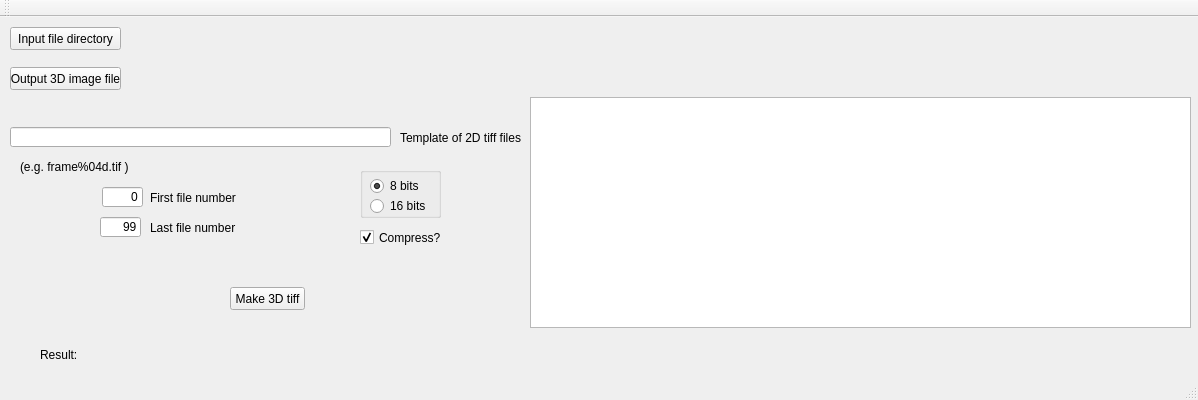
<?xml version="1.0" encoding="UTF-8"?>
<ui version="4.0">
 <class>MainWindow</class>
 <widget class="QMainWindow" name="MainWindow">
  <property name="geometry">
   <rect>
    <x>0</x>
    <y>0</y>
    <width>1198</width>
    <height>400</height>
   </rect>
  </property>
  <property name="windowTitle">
   <string>Making 3D tiff file</string>
  </property>
  <widget class="QWidget" name="centralWidget">
   <widget class="QPushButton" name="pushButtonDirectory">
    <property name="geometry">
     <rect>
      <x>10</x>
      <y>10</y>
      <width>111</width>
      <height>23</height>
     </rect>
    </property>
    <property name="text">
     <string>Input file directory</string>
    </property>
   </widget>
   <widget class="QLabel" name="labelDirectory">
    <property name="geometry">
     <rect>
      <x>130</x>
      <y>10</y>
      <width>1061</width>
      <height>21</height>
     </rect>
    </property>
    <property name="text">
     <string/>
    </property>
   </widget>
   <widget class="QLabel" name="label">
    <property name="geometry">
     <rect>
      <x>40</x>
      <y>330</y>
      <width>41</width>
      <height>16</height>
     </rect>
    </property>
    <property name="text">
     <string>Result:</string>
    </property>
   </widget>
   <widget class="QLabel" name="labelResult">
    <property name="geometry">
     <rect>
      <x>80</x>
      <y>330</y>
      <width>1111</width>
      <height>16</height>
     </rect>
    </property>
    <property name="text">
     <string/>
    </property>
   </widget>
   <widget class="QTextEdit" name="textEdit">
    <property name="geometry">
     <rect>
      <x>530</x>
      <y>80</y>
      <width>661</width>
      <height>231</height>
     </rect>
    </property>
   </widget>
   <widget class="QPushButton" name="pushButtonOutputFile">
    <property name="geometry">
     <rect>
      <x>10</x>
      <y>50</y>
      <width>111</width>
      <height>23</height>
     </rect>
    </property>
    <property name="text">
     <string>Output 3D image file</string>
    </property>
   </widget>
   <widget class="QLabel" name="labelOutputFile">
    <property name="geometry">
     <rect>
      <x>130</x>
      <y>50</y>
      <width>1061</width>
      <height>21</height>
     </rect>
    </property>
    <property name="text">
     <string/>
    </property>
   </widget>
   <widget class="QCheckBox" name="checkBoxCompress">
    <property name="geometry">
     <rect>
      <x>360</x>
      <y>210</y>
      <width>91</width>
      <height>21</height>
     </rect>
    </property>
    <property name="text">
     <string>Compress?</string>
    </property>
    <property name="checked">
     <bool>true</bool>
    </property>
   </widget>
   <widget class="QPushButton" name="pushButtonMake3D">
    <property name="geometry">
     <rect>
      <x>230</x>
      <y>270</y>
      <width>75</width>
      <height>23</height>
     </rect>
    </property>
    <property name="text">
     <string>Make 3D tiff</string>
    </property>
   </widget>
   <widget class="QLineEdit" name="lineEditTemplate">
    <property name="geometry">
     <rect>
      <x>10</x>
      <y>110</y>
      <width>381</width>
      <height>20</height>
     </rect>
    </property>
    <property name="inputMask">
     <string/>
    </property>
   </widget>
   <widget class="QLabel" name="label_template">
    <property name="geometry">
     <rect>
      <x>400</x>
      <y>110</y>
      <width>121</width>
      <height>21</height>
     </rect>
    </property>
    <property name="text">
     <string>Template of 2D tiff files</string>
    </property>
   </widget>
   <widget class="QLabel" name="label_info">
    <property name="geometry">
     <rect>
      <x>20</x>
      <y>140</y>
      <width>111</width>
      <height>20</height>
     </rect>
    </property>
    <property name="text">
     <string>(e.g. frame%04d.tif )</string>
    </property>
   </widget>
   <widget class="QLineEdit" name="lineEdit_firstnum">
    <property name="geometry">
     <rect>
      <x>102</x>
      <y>170</y>
      <width>41</width>
      <height>20</height>
     </rect>
    </property>
    <property name="inputMask">
     <string/>
    </property>
    <property name="text">
     <string>0</string>
    </property>
    <property name="alignment">
     <set>Qt::AlignRight|Qt::AlignTrailing|Qt::AlignVCenter</set>
    </property>
   </widget>
   <widget class="QLineEdit" name="lineEdit_lastnum">
    <property name="geometry">
     <rect>
      <x>100</x>
      <y>200</y>
      <width>41</width>
      <height>20</height>
     </rect>
    </property>
    <property name="inputMask">
     <string/>
    </property>
    <property name="text">
     <string>99</string>
    </property>
    <property name="alignment">
     <set>Qt::AlignRight|Qt::AlignTrailing|Qt::AlignVCenter</set>
    </property>
   </widget>
   <widget class="QLabel" name="label_firstnum">
    <property name="geometry">
     <rect>
      <x>150</x>
      <y>170</y>
      <width>91</width>
      <height>21</height>
     </rect>
    </property>
    <property name="text">
     <string>First file number</string>
    </property>
   </widget>
   <widget class="QLabel" name="label_lastnum">
    <property name="geometry">
     <rect>
      <x>150</x>
      <y>200</y>
      <width>91</width>
      <height>21</height>
     </rect>
    </property>
    <property name="text">
     <string>Last file number</string>
    </property>
   </widget>
   <widget class="QGroupBox" name="groupBoxBits">
    <property name="geometry">
     <rect>
      <x>360</x>
      <y>150</y>
      <width>81</width>
      <height>51</height>
     </rect>
    </property>
    <property name="title">
     <string/>
    </property>
    <widget class="QRadioButton" name="radioButton_8bits">
     <property name="geometry">
      <rect>
       <x>10</x>
       <y>10</y>
       <width>51</width>
       <height>18</height>
      </rect>
     </property>
     <property name="text">
      <string>8 bits</string>
     </property>
     <property name="checked">
      <bool>true</bool>
     </property>
    </widget>
    <widget class="QRadioButton" name="radioButton_16bits">
     <property name="geometry">
      <rect>
       <x>10</x>
       <y>30</y>
       <width>61</width>
       <height>18</height>
      </rect>
     </property>
     <property name="text">
      <string>16 bits</string>
     </property>
    </widget>
   </widget>
  </widget>
  <widget class="QMenuBar" name="menuBar">
   <property name="geometry">
    <rect>
     <x>0</x>
     <y>0</y>
     <width>1198</width>
     <height>18</height>
    </rect>
   </property>
  </widget>
  <widget class="QToolBar" name="mainToolBar">
   <attribute name="toolBarArea">
    <enum>TopToolBarArea</enum>
   </attribute>
   <attribute name="toolBarBreak">
    <bool>false</bool>
   </attribute>
  </widget>
  <widget class="QStatusBar" name="statusBar"/>
 </widget>
 <layoutdefault spacing="6" margin="11"/>
 <resources/>
 <connections>
  <connection>
   <sender>pushButtonOutputFile</sender>
   <signal>clicked()</signal>
   <receiver>MainWindow</receiver>
   <slot>outputFileSelecter()</slot>
   <hints>
    <hint type="sourcelabel">
     <x>31</x>
     <y>84</y>
    </hint>
    <hint type="destinationlabel">
     <x>56</x>
     <y>207</y>
    </hint>
   </hints>
  </connection>
  <connection>
   <sender>pushButtonMake3D</sender>
   <signal>clicked()</signal>
   <receiver>MainWindow</receiver>
   <slot>make3Dtiffer()</slot>
   <hints>
    <hint type="sourcelabel">
     <x>294</x>
     <y>311</y>
    </hint>
    <hint type="destinationlabel">
     <x>380</x>
     <y>319</y>
    </hint>
   </hints>
  </connection>
  <connection>
   <sender>pushButtonDirectory</sender>
   <signal>clicked()</signal>
   <receiver>MainWindow</receiver>
   <slot>directorySelecter()</slot>
   <hints>
    <hint type="sourcelabel">
     <x>107</x>
     <y>53</y>
    </hint>
    <hint type="destinationlabel">
     <x>231</x>
     <y>73</y>
    </hint>
   </hints>
  </connection>
 </connections>
 <slots>
  <slot>outputFileSelecter()</slot>
  <slot>make3Dtiffer()</slot>
  <slot>directorySelecter()</slot>
 </slots>
</ui>
